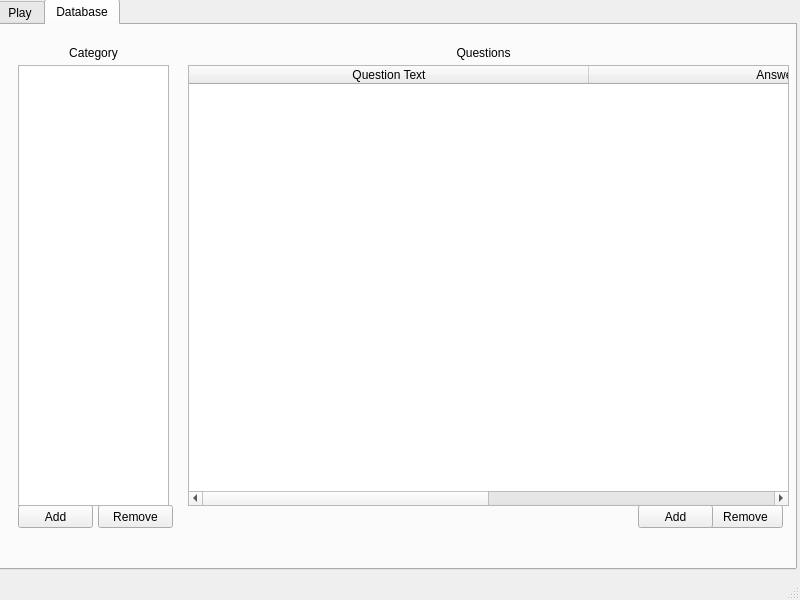
<?xml version="1.0" encoding="UTF-8"?>
<ui version="4.0">
 <class>MainWindow</class>
 <widget class="QMainWindow" name="MainWindow">
  <property name="geometry">
   <rect>
    <x>0</x>
    <y>0</y>
    <width>800</width>
    <height>600</height>
   </rect>
  </property>
  <property name="windowTitle">
   <string>MainWindow</string>
  </property>
  <widget class="QWidget" name="centralwidget">
   <widget class="QTabWidget" name="tabWidget">
    <property name="geometry">
     <rect>
      <x>-4</x>
      <y>-1</y>
      <width>801</width>
      <height>571</height>
     </rect>
    </property>
    <property name="currentIndex">
     <number>1</number>
    </property>
    <widget class="QWidget" name="tab">
     <attribute name="title">
      <string>Play</string>
     </attribute>
     <widget class="QPushButton" name="CategoryButton1">
      <property name="geometry">
       <rect>
        <x>80</x>
        <y>30</y>
        <width>121</width>
        <height>81</height>
       </rect>
      </property>
      <property name="text">
       <string>PushButton</string>
      </property>
     </widget>
     <widget class="QPushButton" name="CategoryButton2">
      <property name="geometry">
       <rect>
        <x>340</x>
        <y>30</y>
        <width>121</width>
        <height>81</height>
       </rect>
      </property>
      <property name="text">
       <string>PushButton</string>
      </property>
     </widget>
     <widget class="QPushButton" name="pushButton_3">
      <property name="geometry">
       <rect>
        <x>600</x>
        <y>30</y>
        <width>121</width>
        <height>81</height>
       </rect>
      </property>
      <property name="text">
       <string>PushButton</string>
      </property>
     </widget>
     <widget class="QTextBrowser" name="textBrowser">
      <property name="geometry">
       <rect>
        <x>85</x>
        <y>130</y>
        <width>631</width>
        <height>71</height>
       </rect>
      </property>
     </widget>
     <widget class="QTextBrowser" name="textBrowser_2">
      <property name="geometry">
       <rect>
        <x>220</x>
        <y>240</y>
        <width>491</width>
        <height>61</height>
       </rect>
      </property>
     </widget>
     <widget class="QPushButton" name="AnswerButton">
      <property name="geometry">
       <rect>
        <x>80</x>
        <y>242</y>
        <width>121</width>
        <height>61</height>
       </rect>
      </property>
      <property name="text">
       <string>Reveal Answer</string>
      </property>
     </widget>
     <widget class="QPushButton" name="NextButton">
      <property name="geometry">
       <rect>
        <x>600</x>
        <y>380</y>
        <width>121</width>
        <height>91</height>
       </rect>
      </property>
      <property name="text">
       <string>Next Question</string>
      </property>
     </widget>
     <widget class="QPushButton" name="ResetButton">
      <property name="geometry">
       <rect>
        <x>90</x>
        <y>420</y>
        <width>75</width>
        <height>23</height>
       </rect>
      </property>
      <property name="text">
       <string>Reset Game</string>
      </property>
     </widget>
    </widget>
    <widget class="QWidget" name="tab_2">
     <attribute name="title">
      <string>Database</string>
     </attribute>
     <widget class="QPushButton" name="AddCategoryButton">
      <property name="geometry">
       <rect>
        <x>20</x>
        <y>480</y>
        <width>75</width>
        <height>23</height>
       </rect>
      </property>
      <property name="text">
       <string>Add</string>
      </property>
     </widget>
     <widget class="QPushButton" name="RemoveCategoryButton">
      <property name="geometry">
       <rect>
        <x>100</x>
        <y>480</y>
        <width>75</width>
        <height>23</height>
       </rect>
      </property>
      <property name="text">
       <string>Remove</string>
      </property>
     </widget>
     <widget class="QPushButton" name="RemoveQuestionButton">
      <property name="geometry">
       <rect>
        <x>710</x>
        <y>480</y>
        <width>75</width>
        <height>23</height>
       </rect>
      </property>
      <property name="text">
       <string>Remove</string>
      </property>
     </widget>
     <widget class="QPushButton" name="AddQuestionButton">
      <property name="geometry">
       <rect>
        <x>640</x>
        <y>480</y>
        <width>75</width>
        <height>23</height>
       </rect>
      </property>
      <property name="text">
       <string>Add</string>
      </property>
     </widget>
     <widget class="QLabel" name="CategoryLabel">
      <property name="geometry">
       <rect>
        <x>30</x>
        <y>20</y>
        <width>131</width>
        <height>16</height>
       </rect>
      </property>
      <property name="frameShape">
       <enum>QFrame::NoFrame</enum>
      </property>
      <property name="text">
       <string>Category</string>
      </property>
      <property name="alignment">
       <set>Qt::AlignCenter</set>
      </property>
     </widget>
     <widget class="QLabel" name="QuestionLabel">
      <property name="geometry">
       <rect>
        <x>390</x>
        <y>20</y>
        <width>191</width>
        <height>16</height>
       </rect>
      </property>
      <property name="text">
       <string>Questions</string>
      </property>
      <property name="alignment">
       <set>Qt::AlignCenter</set>
      </property>
     </widget>
     <widget class="QTableWidget" name="QuestionTableWidget">
      <property name="geometry">
       <rect>
        <x>190</x>
        <y>40</y>
        <width>601</width>
        <height>441</height>
       </rect>
      </property>
      <property name="sizeAdjustPolicy">
       <enum>QAbstractScrollArea::AdjustIgnored</enum>
      </property>
      <property name="rowCount">
       <number>0</number>
      </property>
      <property name="columnCount">
       <number>2</number>
      </property>
      <attribute name="horizontalHeaderCascadingSectionResizes">
       <bool>false</bool>
      </attribute>
      <attribute name="horizontalHeaderDefaultSectionSize">
       <number>400</number>
      </attribute>
      <attribute name="horizontalHeaderStretchLastSection">
       <bool>false</bool>
      </attribute>
      <column>
       <property name="text">
        <string>Question Text</string>
       </property>
      </column>
      <column>
       <property name="text">
        <string>Answer Text</string>
       </property>
      </column>
     </widget>
     <widget class="QListWidget" name="CategoryListWidget">
      <property name="geometry">
       <rect>
        <x>20</x>
        <y>40</y>
        <width>151</width>
        <height>441</height>
       </rect>
      </property>
     </widget>
    </widget>
   </widget>
  </widget>
  <widget class="QMenuBar" name="menubar">
   <property name="geometry">
    <rect>
     <x>0</x>
     <y>0</y>
     <width>800</width>
     <height>21</height>
    </rect>
   </property>
  </widget>
  <widget class="QStatusBar" name="statusbar"/>
 </widget>
 <resources/>
 <connections/>
</ui>
